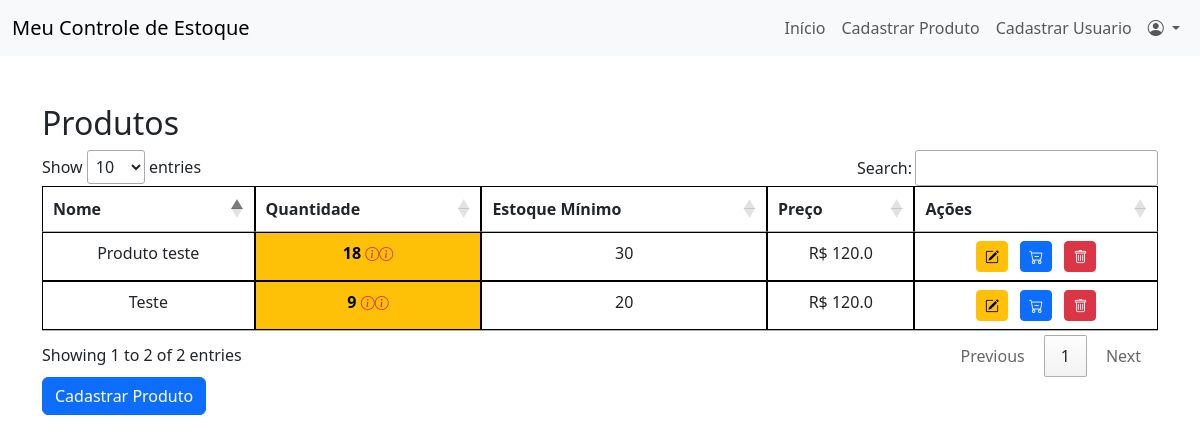
The page / (signed in) on the database as committed earlier.
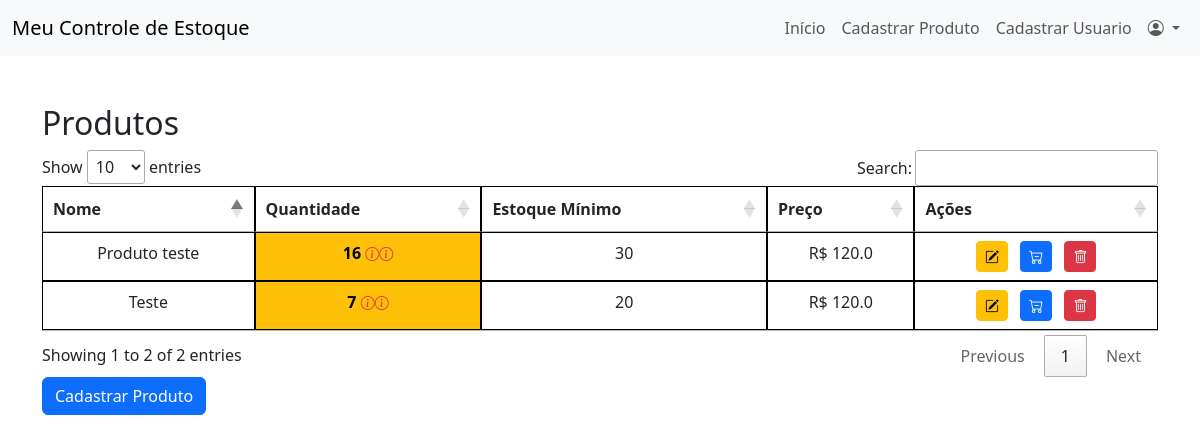
The same page on the database as committed later.
### app/models.py (models this page shows)
class Produto(db.Model):
    id = db.Column(db.Integer, primary_key=True)
    nome = db.Column(db.String(150), nullable=False)
    quantidade = db.Column(db.Integer, nullable=False)
    minimo_estoque = db.Column(db.Integer, nullable=False)
    preco_unitario = db.Column(db.Float, nullable=False)
    data_entrada = db.Column(db.DateTime, nullable=False, default=datetime.now)

### app/routes.py (the view)
@bp.route('/')
@login_required
def index():
    todos_produtos = Produto.query.order_by(Produto.id).all()
    print(todos_produtos)  # Isso vai mostrar os produtos no terminal
    return render_template('dashboard.html', todos_produtos=todos_produtos)

### app/__init__.py (called while the page is built)
@login_manager.user_loader
def load_user(user_id):
    from app.models import Usuario
    return Usuario.query.get(int(user_id))

### app/templates/dashboard.html (shortened to what this page needs)
{% extends 'base.html' %}
{% block content %}
<div class="container mt-5">
    <h2>Produtos</h2>
    <table id="produtoTabela" class="table table-bordered">
        <thead class="thead-dark">
            <tr>
                <th>Nome</th>
                <th>Quantidade</th>
                <th>Estoque Mínimo</th>
                <th>Preço</th>
                {% if current_user.nivel_funcao != 'comum' %}
                <th>Ações</th>
                {% endif %}
            </tr>
        </thead>
        <tbody>
            {% for produto in todos_produtos %}
            <tr class="text-center">
                <td>{{ produto.nome }}</td>
                {% if produto.quantidade < produto.minimo_estoque %} <td class="text-black bg-warning fw-bold"
                    title="Quantidade abaixo do mínimo">{{ produto.quantidade }}
                    <small>
                        <i class="bi bi-info-circle text-danger " data-bs-toggle="tooltip" data-bs-placement="top"
                            title="Quantidade abaixo do mínimo"></i><i class="bi bi-info-circle text-danger " data-bs-toggle="tooltip" data-bs-placement="top"
                            title="Quantidade abaixo do mínimo"></i>
                    </small>
                    </td>
                    {% else %}
                    <td>{{ produto.quantidade }}</td>
                    {% endif %}
                    <td>{{ produto.minimo_estoque }}</td>
                    <td>R$ {{ produto.preco_unitario }}</td>
                    {% if current_user.nivel_funcao != 'comum' %}
                    <td>
                        <a href="{{ url_for('routes.editar_produto', produto_id=produto.id) }}"
                            class="btn btn-sm btn-warning me-2">
                            <i class="bi bi-pencil-square"></i>
                        </a>
                        <a href="{{ url_for('routes.saida_produto', produto_id=produto.id) }}"
                            class="btn btn-sm btn-primary me-2">
                            <i class="bi bi-cart-dash"></i>
                        </a>
                        <form action="{{ url_for('routes.deletar_produto', produto_id=produto.id) }}" method="POST"
                            style="display:inline;">
                            <button type="submit" class="btn btn-sm btn-danger"
                                onclick="return confirm('Tem certeza que deseja excluir este produto?');">
                                <i class="bi bi-trash"></i>
                            </button>
                        </form>
                    </td>
                    {% endif %}
            </tr>
            {% endfor %}
        </tbody>
    </table>
    {% if current_user.nivel_funcao != 'comum' %}
    <a href="{{ url_for('routes.cadastrar_produto') }}" class="btn btn-primary">Cadastrar Produto</a>
    {% endif %}
</div>
{% endblock %}

### app/templates/base.html (shortened to what this page needs)
<!DOCTYPE html>
<html lang="en">
<head>
    <link rel="stylesheet" href="https://cdn.datatables.net/1.13.6/css/jquery.dataTables.min.css">
    <link href="https://cdn.jsdelivr.net/npm/bootstrap@5.3.0/dist/css/bootstrap.min.css" rel="stylesheet">
    <link href="https://cdn.jsdelivr.net/npm/bootstrap-icons/font/bootstrap-icons.css" rel="stylesheet">
    <link rel="stylesheet" href="{{ url_for('static', filename='css/style.css') }}">
</head>
<body>
    {% block nav %}
    <nav class="navbar navbar-expand-lg navbar-light bg-light">
        <div class="container-fluid">
            <a class="navbar-brand" href="#">Meu Controle de Estoque</a>
            <div class="collapse navbar-collapse" id="navbarNav">
                <ul class="navbar-nav ms-auto">
                    <li class="nav-item">
                        <a class="nav-link" href="{{ url_for('routes.index')}}">Início</a>
                    </li>
                    {% if current_user.nivel_funcao != 'comum' %}
                    <li class="nav-item">
                        <a class="nav-link" href="{{ url_for('routes.cadastrar_produto')}}">Cadastrar Produto</a>
                    </li>
                    <li class="nav-item">
                        <a class="nav-link" href="{{ url_for('routes.registrar_usuario_comum')}}">Cadastrar Usuario</a>
                    </li>
                    {% endif %}
                    <li class="nav-item dropdown">
                        <a class="nav-link dropdown-toggle" href="#" id="perfilDropdown" role="button" data-bs-toggle="dropdown" aria-expanded="false">
                            <i class="bi bi-person-circle"></i>
                        </a>
                    </li>
                </ul>
            </div>
        </div>
    </nav>
    {% endblock %}
    {% block content %}
    {% endblock %}
</body>
</html>

### app/static/css/style.css (style rules this page uses)
.table-bordered>:not(caption)>*>* { border-width: 1px; border: 1px solid #000000; }

Rows that differ between the two databases and show on the page:
changed Produto "Produto teste": quantidade "18" → "16"
changed Produto "Teste": quantidade "9" → "7"
